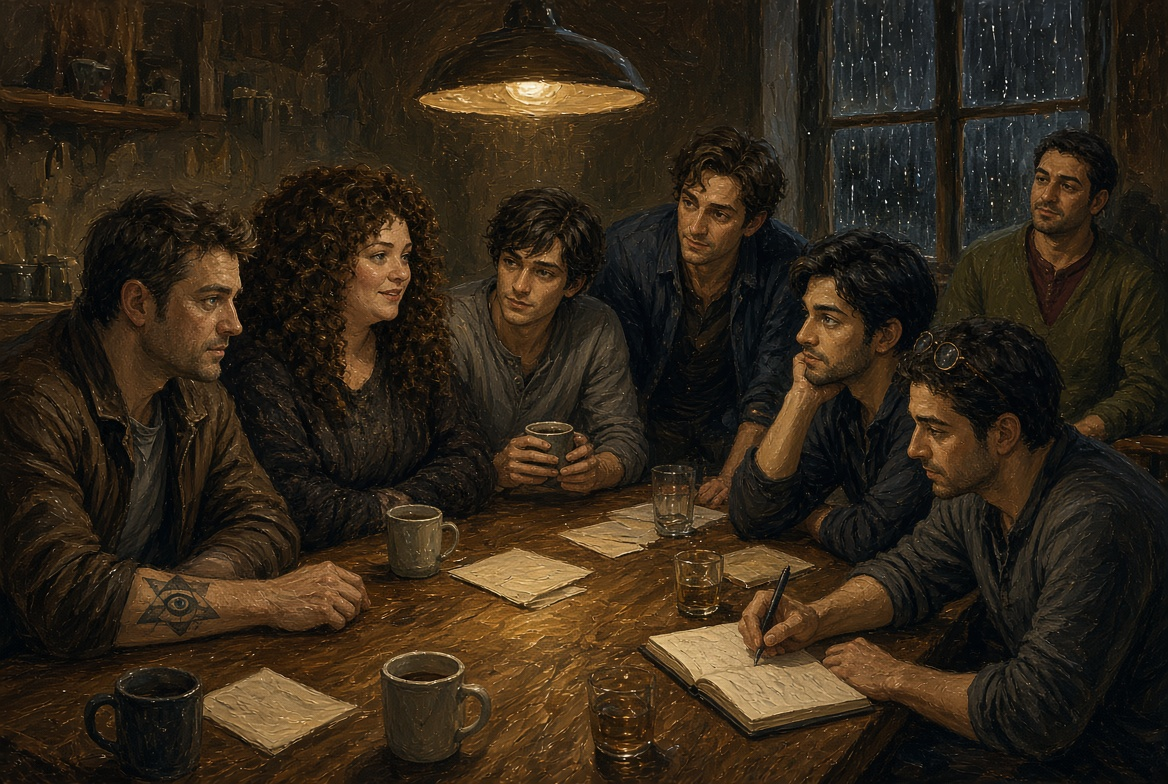
#> input picture images/MAZQL.jpg, 1168 x 784 px
$ python -i isaiah_vibe_analyzer.py   (imports and definitions only)
#> lines starting #> are read from the running program, lines starting #| are printed output that depends on the picture
"""
isaiah_vibe_analyzer.py — focus and posture analytics for 3-minute check-in sweeps.

Uses OpenCV cascade detectors for:
  - Eye openness (eye strain / fatigue detection via eye aspect ratio proxy)
  - Head tilt (posture detection via eye-center geometry)
  - Gaze / screen engagement (face position relative to frame center)

Outputs a VibeState. When streak counters hit limits, sends haptic pulse
to the haptic relay endpoint (configure VIBE_RELAY below).

Swap point: replace _analyze() with a MediaPipe Tasks or MiniCPM-V call
when the 4090 home build arrives.

Usage:
    from isaiah_vibe_analyzer import VibeAnalyzer
    analyzer = VibeAnalyzer()
    state = analyzer.analyze(FACE_PATH)
    if state.needs_break and state.pulse_type:
        analyzer.send_haptic(state.pulse_type)
"""

import cv2
import numpy as np
import logging
import urllib.request
import json
from dataclasses import dataclass
from typing import Optional

log = logging.getLogger("isaiah.vibe")

VIBE_RELAY       = "http://localhost:7901"
HAPTIC_ENDPOINT  = f"{VIBE_RELAY}/vibe"

# ── Tunable thresholds ─────────────────────────────────────────────────────
EYE_OPEN_RATIO_MIN = 0.28   # eye h/w below this = narrowed/strained
HEAD_TILT_DEGREES  = 12.0   # tilt past this = posture flag
GAZE_CENTER_MARGIN = 0.30   # face center must be within this fraction of frame center
STRAIN_COUNT_LIMIT = 4      # consecutive strained pings (~12 min) → ISAIAH_REST
POSTURE_COUNT_LIMIT = 3     # consecutive posture flags (~9 min) → ISAIAH_POSTURE


@dataclass
class VibeState:
    eye_open_ratio: float   = 0.0    # avg eye h/w — lower = more closed/strained
    head_tilt_deg: float    = 0.0    # degrees from horizontal
    gaze_offset: float      = 0.0    # normalized distance of face center from frame center

    eyes_straining: bool    = False
    posture_flagged: bool   = False
    looking_away: bool      = False
    needs_break: bool       = False

    pulse_type: Optional[str] = None  # "ISAIAH_REST" or "ISAIAH_POSTURE"
    notes: str              = ""
    landmarks_found: bool   = False


class VibeAnalyzer:
    """
    Stateful vibe analyzer. One instance lives for the session —
    streak counters persist between 3-minute Study Buddy pings.
    """

    def __init__(self):
        self._face_cascade = cv2.CascadeClassifier(
            cv2.data.haarcascades + "haarcascade_frontalface_default.xml"
        )
        self._eye_cascade = cv2.CascadeClassifier(
            cv2.data.haarcascades + "haarcascade_eye.xml"
        )
        self._strain_streak  = 0
        self._posture_streak = 0

    def analyze(self, image_path: str) -> VibeState:
#> called with image_path = '../images/MAZQL.jpg'
        img = cv2.imread(image_path)
#> img is the input picture: shape (784, 1168, 3); mean B, G, R 24.3, 38.4, 49.8
        if img is None:
            return VibeState(notes=f"Could not load: {image_path}")

        gray = cv2.equalizeHist(cv2.cvtColor(img, cv2.COLOR_BGR2GRAY))
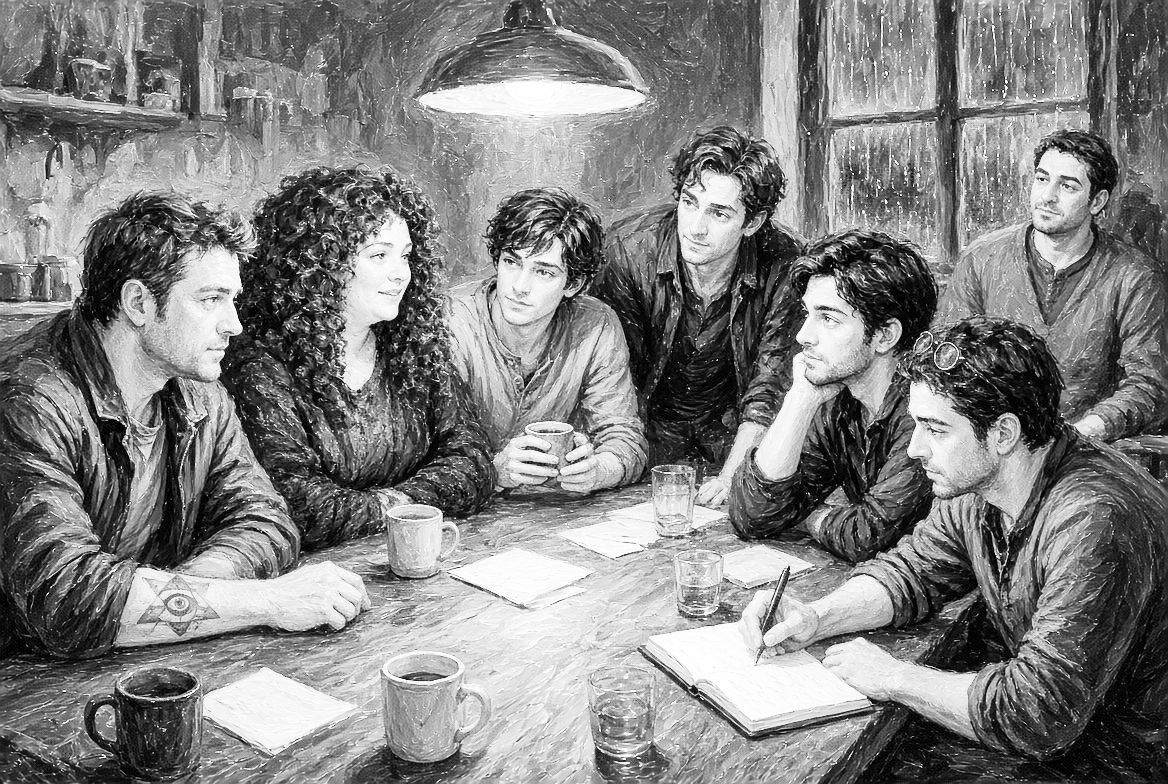
#> gray: shape (784, 1168); min 0, max 255, mean 129.2
        h, w = gray.shape
#> h = 784; w = 1168

        # Detect face
        faces = self._face_cascade.detectMultiScale(
            gray, scaleFactor=1.1, minNeighbors=5, minSize=(60, 60)
        )
#> faces = [[1016, 153, 76, 76], [355, 229, 72, 72], [665, 174, 90, 90], [482, 233, 90, 90]]
        if len(faces) == 0:
            return VibeState(notes="No face detected — skipping vibe check")

        # Use largest face
        fx, fy, fw, fh = max(faces, key=lambda r: r[2] * r[3])
#> fx = 665; fy = 174; fw = 90; fh = 90
        face_roi = gray[fy:fy + fh, fx:fx + fw]
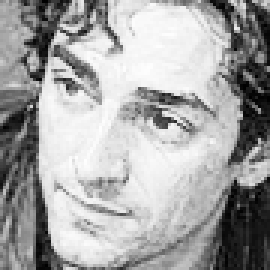
#> face_roi: shape (90, 90) (shown 3 times larger); min 0, max 254, mean 164.6

        # Detect eyes within face ROI
        eyes = self._eye_cascade.detectMultiScale(
            face_roi, scaleFactor=1.1, minNeighbors=5, minSize=(20, 20)
        )
#> eyes = ()

        eye_open_ratio = 0.0
        head_tilt_deg  = 0.0
        eye_centers    = []

        if len(eyes) >= 2:
            # Sort by x position — left eye first
            eyes_sorted = sorted(eyes, key=lambda e: e[0])[:2]
            ratios = []
            for (ex, ey, ew, eh) in eyes_sorted:
                ratio = eh / ew if ew > 0 else 0.0
                ratios.append(ratio)
                center_x = fx + ex + ew // 2
                center_y = fy + ey + eh // 2
                eye_centers.append((center_x, center_y))
            eye_open_ratio = float(np.mean(ratios))

            # Head tilt = angle of line between two eye centers from horizontal
            dx = eye_centers[1][0] - eye_centers[0][0]
            dy = eye_centers[1][1] - eye_centers[0][1]
            head_tilt_deg = float(abs(np.degrees(np.arctan2(dy, dx))))
            landmarks_found = True
        elif len(eyes) == 1:
            ex, ey, ew, eh = eyes[0]
            eye_open_ratio = eh / ew if ew > 0 else 0.0
            landmarks_found = True
        else:
            landmarks_found = False

        # Gaze proxy: how far is face center from frame center
        face_cx = fx + fw / 2
#> face_cx = 710
        face_cy = fy + fh / 2
#> face_cy = 219
        gaze_offset = float(
            ((face_cx / w - 0.5) ** 2 + (face_cy / h - 0.5) ** 2) ** 0.5
        )
#> gaze_offset = 0.246

        # Interpret readings
        eyes_straining  = landmarks_found and eye_open_ratio < EYE_OPEN_RATIO_MIN
        posture_flagged = landmarks_found and head_tilt_deg > HEAD_TILT_DEGREES
        looking_away    = gaze_offset > GAZE_CENTER_MARGIN
#> looking_away = False

        # Update streaks
        if eyes_straining:
            self._strain_streak += 1
        else:
            self._strain_streak = max(0, self._strain_streak - 1)

        if posture_flagged:
            self._posture_streak += 1
        else:
            self._posture_streak = max(0, self._posture_streak - 1)

        needs_break = (self._strain_streak >= STRAIN_COUNT_LIMIT or
                       self._posture_streak >= POSTURE_COUNT_LIMIT)

        pulse_type = None
        if needs_break:
            if self._strain_streak >= STRAIN_COUNT_LIMIT:
                pulse_type = "ISAIAH_REST"
                self._strain_streak = 0
            elif self._posture_streak >= POSTURE_COUNT_LIMIT:
                pulse_type = "ISAIAH_POSTURE"
                self._posture_streak = 0

        parts = [f"eye_ratio={eye_open_ratio:.3f}", f"tilt={head_tilt_deg:.1f}°",
                 f"gaze={gaze_offset:.3f}", f"eyes={len(eyes)}"]
#> parts = ['eye_ratio=0.000', 'tilt=0.0°', 'gaze=0.246', 'eyes=0']
        if eyes_straining:
            parts.append(f"STRAIN(streak={self._strain_streak})")
        if posture_flagged:
            parts.append(f"POSTURE(streak={self._posture_streak})")
        if looking_away:
            parts.append("GAZE_OFF")

        log.info("[vibe] %s", " | ".join(parts))

        return VibeState(
            eye_open_ratio=eye_open_ratio,
            head_tilt_deg=head_tilt_deg,
            gaze_offset=gaze_offset,
            eyes_straining=eyes_straining,
            posture_flagged=posture_flagged,
            looking_away=looking_away,
            needs_break=needs_break,
            pulse_type=pulse_type,
            notes=" | ".join(parts),
            landmarks_found=landmarks_found,
        )

    def send_haptic(self, pulse_type: str) -> bool:
        """Send haptic pulse to the haptic relay endpoint."""
        try:
            body = json.dumps({"pattern": pulse_type}).encode("utf-8")
            req = urllib.request.Request(
                HAPTIC_ENDPOINT, data=body,
                headers={"Content-Type": "application/json"}
            )
            urllib.request.urlopen(req, timeout=2)
            log.info("[vibe] Haptic sent: %s", pulse_type)
            return True
        except Exception as e:
            log.warning("[vibe] Haptic relay unreachable: %s", e)
            return False

    def reset_streaks(self):
        """Call after confirmed absence or long break."""
        self._strain_streak  = 0
        self._posture_streak = 0

>>> result = VibeAnalyzer().analyze('../images/MAZQL.jpg')
